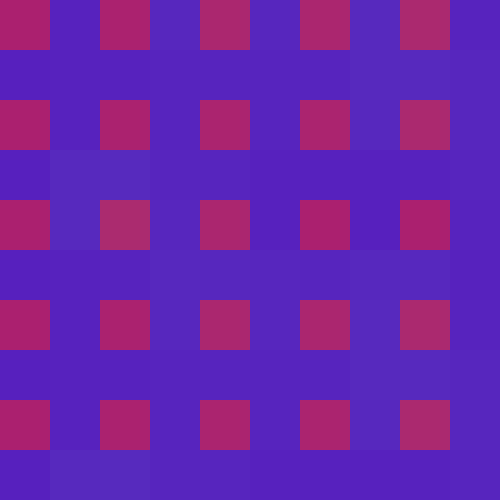
Frame 1 (no input)
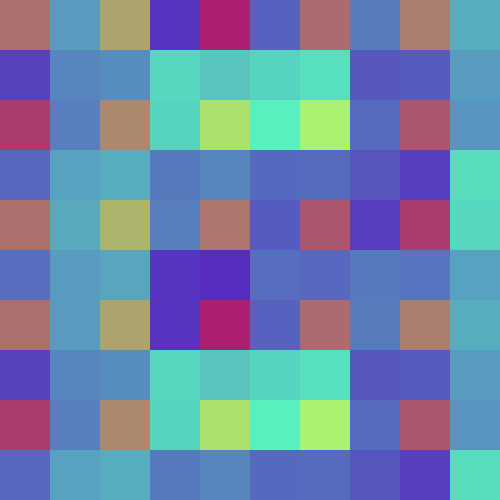
Frame 60 (the mouse pressed at the canvas centre just before this capture)
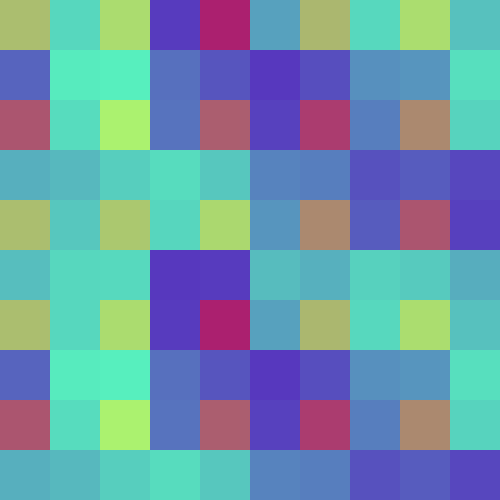
Frame 120 (the mouse held since frame 60 and released just before this capture)

The Processing sketch that drew these frames (run headless with seeded random() and noise(); from frame 60 on, the mouse is pressed at the canvas centre):

// Processing sketch: processing_166818
// ── processing_166818.pde

float[][] eColor = new float[6][6];
float[][] speed = {{1.5, 2.5, 9.0, 7.2, 10.9, 2.8}, 
                   {0.5, 2.0, 5.0, 4.0, 10.0, 6.1}, 
                   {1.5, 12.0, 7.0, 1.0, 0.5, 4,9},
                   {1.5, 2.5, 9.0, 7.2, 10.9, 2.8}, 
                   {0.5, 2.0, 5.0, 4.0, 10.0, 6.1}, 
                   {1.5, 12.0, 7.0, 1.0, 0.5, 4,9}};
 
void setup() {
  size(500, 500);
  background(255);
  smooth();
  noStroke();
  fill(0);
  rectMode(CENTER);
 
  for (int y = 0; y < 6; y ++) {
    for (int x = 0; x < 6; x ++) {
      eColor[y][x] = 0;
    }
  }
}
 
void draw() {
  background(255);
 
  for (int y = 0; y < 6; y ++) {
 
    for (int x = 0; x < 6; x ++) {
      eColor[y][x] += speed[y][x];
      if (eColor[y][x] > 255 || eColor[y][x] < 0) speed[y][x] = -speed[y][x];
 
      fill(45, eColor[y][x], 123, 127);
      rect(x*100, y*100, 100, 100);
 
      fill(25, eColor[y][x], 255, 127);
      rect(x*100, y*100, 100, 100);
 
      fill(255, eColor[y][x], 0, 127);
      rect(x*100+50, y*100+50, 100, 100);
    }
  }
}
